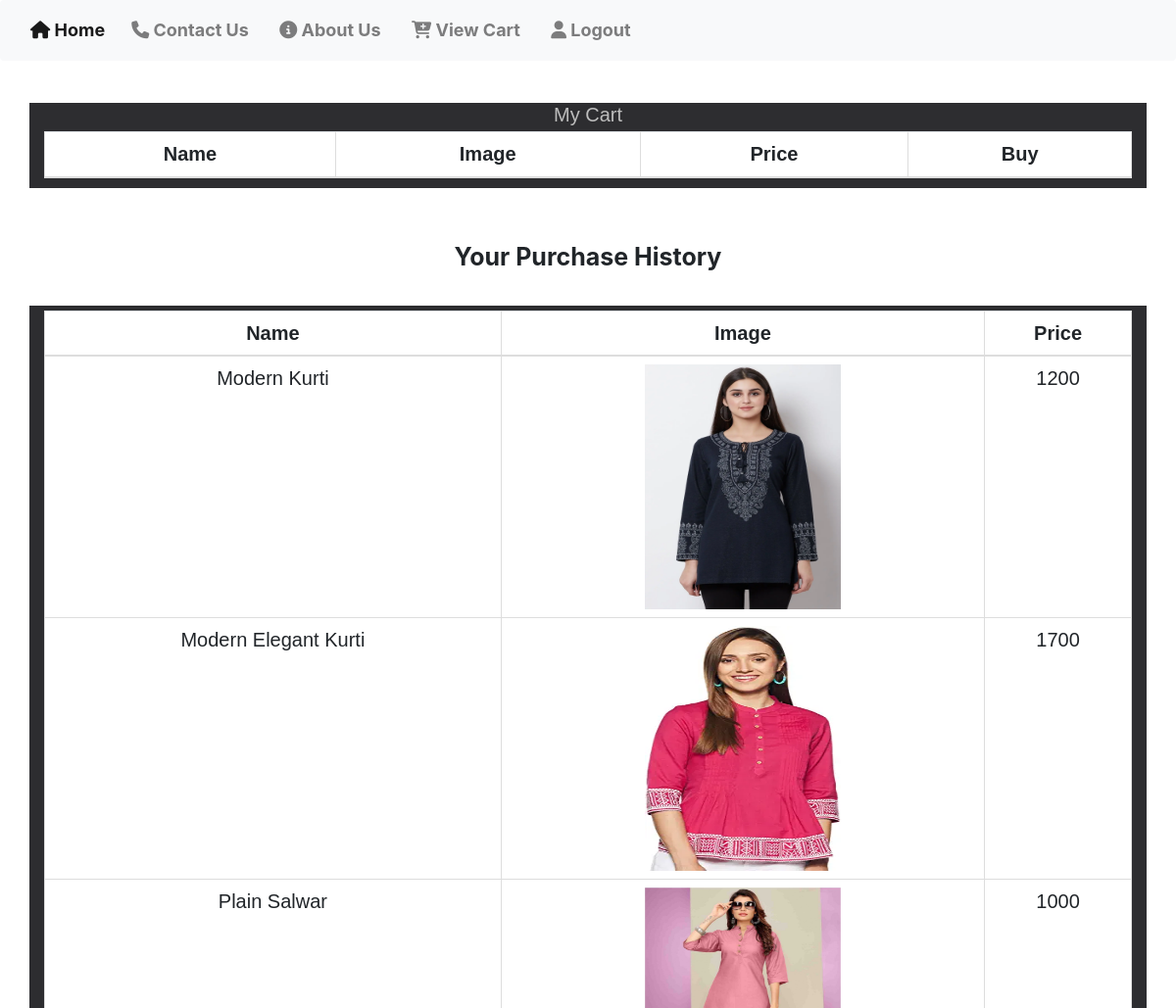
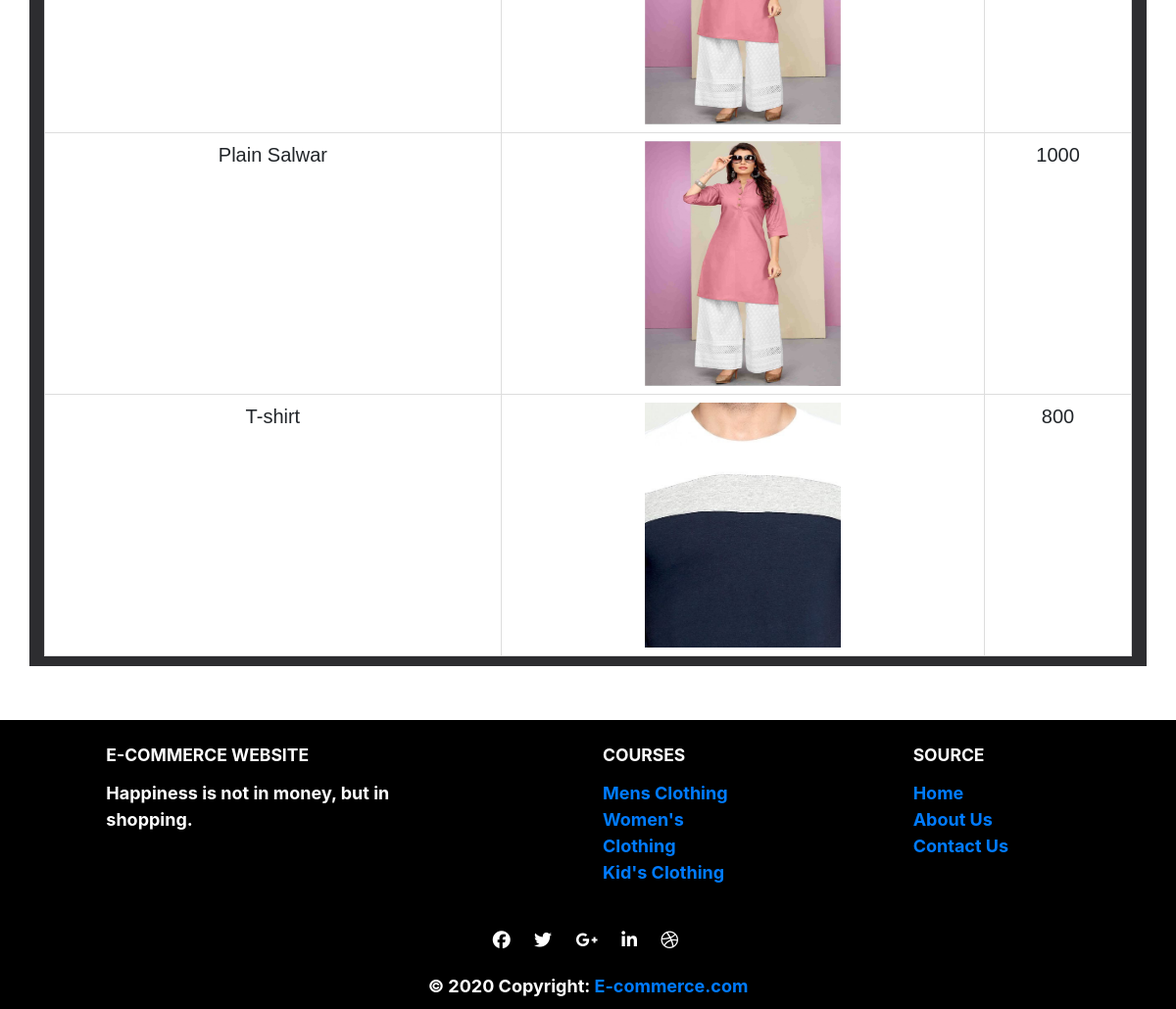
Screenshot of /view_cart (signed in) with the database file from the repository (2 pictures, top to bottom).
### website/models.py (models this page shows, shortened)
class Cart(db.Model):
    id = db.Column(db.Integer, primary_key=True, autoincrement=True)
    userid = db.Column(db.Integer,
                       db.ForeignKey('user.id'),
                       nullable=False,
                       )
    itemid = db.Column(db.Integer,
                       db.ForeignKey('item.id'),
                       nullable=False
                       )
    status = db.Column(db.String(2), nullable=False)

class Item(db.Model):
    id = db.Column(db.Integer, primary_key=True)
    title = db.Column(db.String(20), nullable=False)
    description = db.Column(db.String(1000), nullable=False)
    price = db.Column(db.Integer, nullable=False)
    size = db.Column(db.String(5), nullable=False)
    color = db.Column(db.String(10), nullable=False)
    image_link = db.Column(db.String(500), nullable=False)
    number = db.Column(db.Integer, nullable=False)
    category = db.Column(db.String(20), nullable=False)
    sub_category = db.Column(db.String(20), nullable=False)
    cartitems = db.relationship('Cart', backref='specificitem', lazy=True)

### website/routes.py (the view)
@app.route('/view_cart', methods=['GET', 'POST'])
@login_required
def view_cart():
    cart = Cart.query.filter_by(userid=current_user.id).all()
    return render_template('/view_cart.html', cart=cart)

### website/models.py (called while the page is built)
@login_manager.user_loader
def load_user(user_id):
    return User.query.get(int(user_id))

### website/templates/view_cart.html (shortened to what this page needs)
<!DOCTYPE html>
<html>
<head>
	<link rel="stylesheet" href="https://maxcdn.bootstrapcdn.com/bootstrap/3.4.1/css/bootstrap.min.css">
	<link href="//maxcdn.bootstrapcdn.com/font-awesome/4.2.0/css/font-awesome.min.css" rel="stylesheet">
	<link rel="stylesheet" href="https://maxcdn.bootstrapcdn.com/bootstrap/4.5.0/css/bootstrap.min.css">
	<link rel="stylesheet" href="https://cdnjs.cloudflare.com/ajax/libs/font-awesome/4.7.0/css/font-awesome.min.css">
</head>
<body>
	<nav class="navbar navbar-expand-lg navbar-light bg-light fixed-top"
		style="font-weight: bolder;background-color: white; font-size: 18px; " role="navigation">
		<div class="collapse navbar-collapse" id="navbarSupportedContent" style="align-content: right;">
			<ul class="navbar-nav mr-auto">
				<li class="nav-item active">
					<a class="nav-link" href="/index"><i class='fas fa-home'></i> Home </a>
				</li>&nbsp;&nbsp;&nbsp;&nbsp;
				<li class="nav-item">
					<a class="nav-link" href="contact.html"><i class='fas fa-phone'></i> Contact Us</a>
				</li>&nbsp;&nbsp;&nbsp;&nbsp;&nbsp;
				<li class="nav-item">
					<a class="nav-link" href="about.html"><i class='fas fa-info-circle'></i> About Us</a>
				</li>&nbsp;&nbsp;&nbsp;&nbsp;&nbsp;
				{% if current_user.is_authenticated %}
				<li class="nav-item">
					<a class="nav-link" href="/view_cart"><i class="fas fa-cart-plus"></i> View Cart</a>
				</li>&nbsp;&nbsp;&nbsp;&nbsp;&nbsp;
				<li class="nav-item">
					<a class="nav-link" href="/logout"><i class='fas fa-user'></i> Logout</a>
				</li>&nbsp;&nbsp;&nbsp;&nbsp;&nbsp;
				{% endif %}
			</ul>
		</div>
	</nav>
	<br /><br /><br /><br /><br /><br /><br />
	<div class="table">
		<div class="container" id="cart">
			<h2 style="text-align:center">My Cart</h2>
			<table class="table table-bordered">
				<thead>
					<tr>
						<th>Name</th>
						<th>Image</th>
						<th>Price</th>
						<th>Buy</th>
					</tr>
				</thead>
			</table>
		</div>
	</div>
	<br /><br /><br />
	<h1 style="font-weight: bolder; text-align: center;">Your Purchase History</h1>
	<br /><br />
	<div class="table">
		<div class="container" id="cart">
			<table class="table table-bordered">
				<thead>
					<tr>
						<th>Name</th>
						<th>Image</th>
						<th>Price</th>
					</tr>
				</thead>
				<tbody>
					{% for item in cart %}
					{% if item.status=='B' %}
					<tr>
						<td>{{ item.specificitem.title }}</td>
						<td><img src="{{ url_for('static', filename='item_images/' + item.specificitem.image_link) }}"
								height="150px"></td>
						<td>{{ item.specificitem.price }}</td>
					</tr>
					{% endif %}
					{% endfor %}
				</tbody>
			</table>
		</div>
	</div>
	<br /><br /><br />
	<footer class="page-footer font-small stylish-color-dark pt-4" style="background-color: black;">
		<div class="container text-center text-md-left">
			<div class="row">
				<div class="col-md-4 mx-auto">
					<h3 class="font-weight-bold text-uppercase mt-3 mb-4">E-Commerce Website</h3>
					<p>Happiness is not in money, but in shopping.</p>
				</div>
				<div class="col-md-2 mx-auto">
					<h3 class="font-weight-bold text-uppercase mt-3 mb-4">Courses</h3>
					<ul class="list-unstyled">
						<li>
							<a href="#!">Mens Clothing</a>
						</li>
						<li>
							<a href="#!">Women's Clothing</a>
						</li>
						<li>
							<a href="#!">Kid's Clothing</a>
						</li>
					</ul>
				</div>
				<div class="col-md-2 mx-auto">
					<h3 class="font-weight-bold text-uppercase mt-3 mb-4">Source</h3>
					<ul class="list-unstyled">
						<li>
							<a href="#!">Home</a>
						</li>
						<li>
							<a href="#!">About Us</a>
						</li>
						<li>
							<a href="#!">Contact Us</a>
						</li>
					</ul>
				</div>
			</div>
		</div>
		<hr>
		<hr>
		<ul class="list-unstyled list-inline text-center">
			<li class="list-inline-item">
				<a class="btn-floating btn-fb mx-1">
					<i class="fab fa-facebook-f"> </i>
				</a>
			</li>
			<li class="list-inline-item">
				<a class="btn-floating btn-tw mx-1">
					<i class="fab fa-twitter"> </i>
				</a>
			</li>
			<li class="list-inline-item">
				<a class="btn-floating btn-gplus mx-1">
					<i class="fab fa-google-plus-g"> </i>
				</a>
			</li>
			<li class="list-inline-item">
				<a class="btn-floating btn-li mx-1">
					<i class="fab fa-linkedin-in"> </i>
				</a>
			</li>
			<li class="list-inline-item">
				<a class="btn-floating btn-dribbble mx-1">
					<i class="fab fa-dribbble"> </i>
				</a>
			</li>
		</ul>
		<div class="footer-copyright text-center py-3">© 2020 Copyright:
			<a href="#">E-commerce.com</a>
		</div>
	</footer>
</body>
</html>

### website/templates/view_cart.html (style rules this page uses)
#cart { text-align: center; font-size: 20px; font-family: "Comic Sans MS", cursive, sans-serif; background: #2d2d30; }
h2 { color: #bdbdbd; }
th { text-align: center; }
img { width: 200px; height: 250px; }
.page-footer { font-size: 18px; background: #2d3246; color: white; font-weight: bolder; }

### rows the page displays
Cart: specificitem "Modern Kurti", image_link (picture), specificitem.price "1200"
Cart: specificitem "Modern Elegant Kurti", image_link (picture), specificitem.price "1700"
Cart: specificitem "Plain Salwar", image_link (picture), specificitem.price "1000"
Cart: specificitem "Plain Salwar", image_link (picture), specificitem.price "1000"
Cart: specificitem "T-shirt", image_link (picture), specificitem.price "800"
